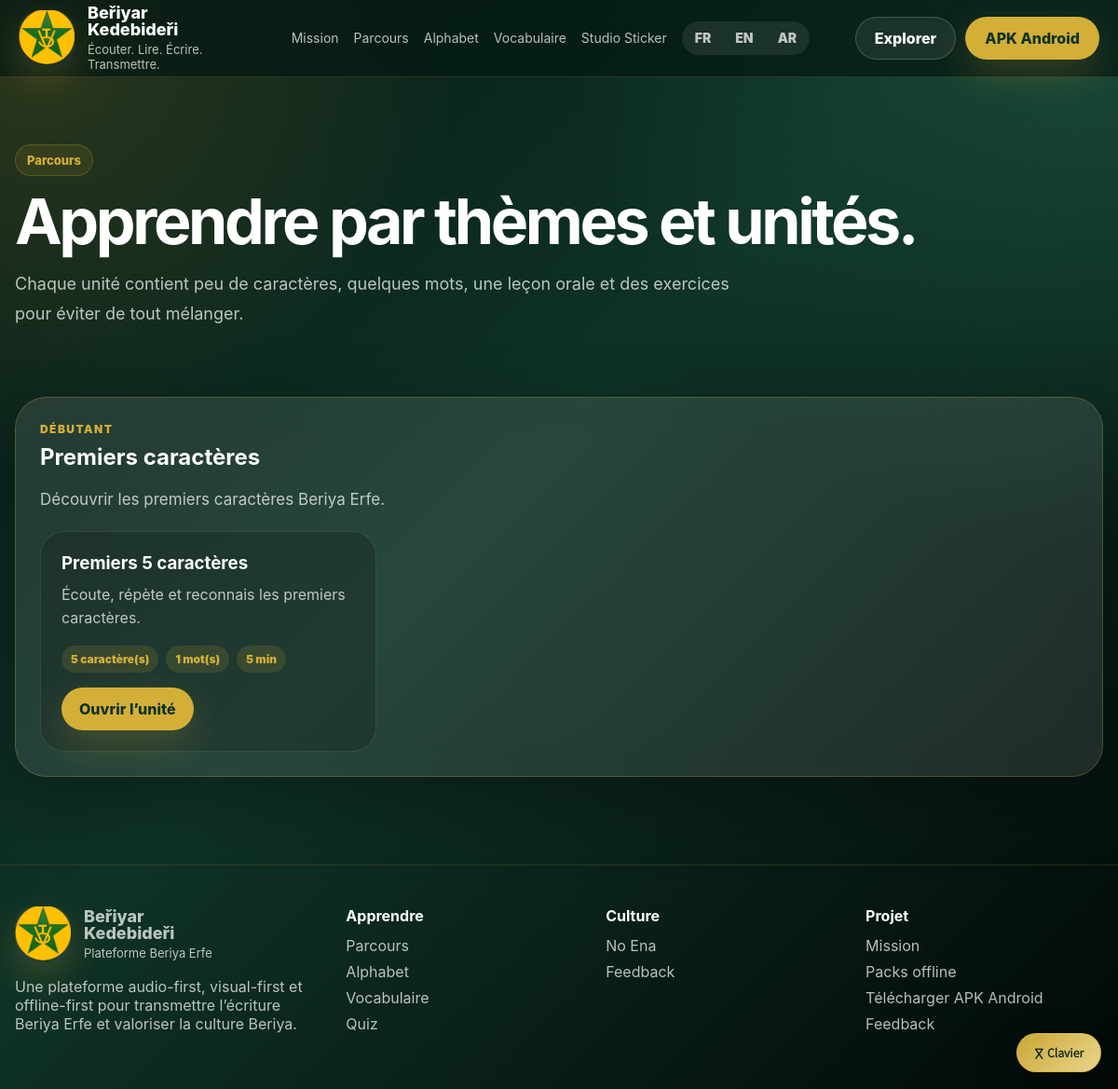
The page /parcours/ on the database its author committed.
### learning/models.py (models this page shows, shortened)
class LearningTheme(models.Model):
    BEGINNER = 'beginner'
    INTERMEDIATE = 'intermediate'
    ADVANCED = 'advanced'
    LEVEL_CHOICES = [
        (BEGINNER, 'Beginner'),
        (INTERMEDIATE, 'Intermediate'),
        (ADVANCED, 'Advanced'),
    ]
    DRAFT = 'draft'
    REVIEW = 'review'
    VALIDATED = 'validated'
    PUBLISHED = 'published'
    ARCHIVED = 'archived'
    STATUS_CHOICES = [
        (DRAFT, 'Draft'),
        (REVIEW, 'Review'),
        (VALIDATED, 'Validated'),
        (PUBLISHED, 'Published'),
        (ARCHIVED, 'Archived'),
    ]
    slug = models.SlugField(unique=True)
    title_fr = models.CharField(max_length=255)
    title_en = models.CharField(max_length=255, blank=True)
    title_ar = models.CharField(max_length=255, blank=True)
    description_fr = models.TextField(blank=True)
    description_en = models.TextField(blank=True)
    description_ar = models.TextField(blank=True)
    level = models.CharField(
        max_length=30,
        choices=LEVEL_CHOICES,
        default=BEGINNER,
    )
    cover_image = models.ImageField(
        upload_to='learning/themes/covers/',
        blank=True,
        null=True,
    )
    order_index = models.PositiveIntegerField(default=0)
    status = models.CharField(
        max_length=20,
        choices=STATUS_CHOICES,
        default=DRAFT,
    )
    is_active = models.BooleanField(default=True)
    available_offline = models.BooleanField(default=True)
    created_at = models.DateTimeField(auto_now_add=True)
    updated_at = models.DateTimeField(auto_now=True)
    class Meta:
        ordering = ['level', 'order_index', 'title_fr']
        verbose_name = 'Learning Theme'
        verbose_name_plural = 'Learning Themes'

class LearningUnit(models.Model):
    BEGINNER = 'beginner'
    INTERMEDIATE = 'intermediate'
    ADVANCED = 'advanced'
    LEVEL_CHOICES = [
        (BEGINNER, 'Beginner'),
        (INTERMEDIATE, 'Intermediate'),
        (ADVANCED, 'Advanced'),
    ]
    DRAFT = 'draft'
    REVIEW = 'review'
    VALIDATED = 'validated'
    PUBLISHED = 'published'
    ARCHIVED = 'archived'
    STATUS_CHOICES = [
        (DRAFT, 'Draft'),
        (REVIEW, 'Review'),
        (VALIDATED, 'Validated'),
        (PUBLISHED, 'Published'),
        (ARCHIVED, 'Archived'),
    ]
    theme = models.ForeignKey(
        LearningTheme,
        on_delete=models.CASCADE,
        related_name='units',
    )
    slug = models.SlugField(unique=True)
    title_fr = models.CharField(max_length=255)
    title_en = models.CharField(max_length=255, blank=True)
    title_ar = models.CharField(max_length=255, blank=True)
    description_fr = models.TextField(blank=True)
    description_en = models.TextField(blank=True)
    description_ar = models.TextField(blank=True)
    level = models.CharField(
        max_length=30,
        choices=LEVEL_CHOICES,
        default=BEGINNER,
    )
    characters = models.ManyToManyField(
        Character,
        blank=True,
        related_name='learning_units',
    )
    words = models.ManyToManyField(
        Word,
        blank=True,
        related_name='learning_units',
    )
    estimated_minutes = models.PositiveIntegerField(default=5)
    min_score_to_pass = models.PositiveIntegerField(
        default=70,
        help_text='Score minimum en pourcentage pour valider l’unité.',
    )
    order_index = models.PositiveIntegerField(default=0)
    status = models.CharField(
        max_length=20,
        choices=STATUS_CHOICES,
        default=DRAFT,
    )
    is_active = models.BooleanField(default=True)
    available_offline = models.BooleanField(default=True)
    created_at = models.DateTimeField(auto_now_add=True)
    updated_at = models.DateTimeField(auto_now=True)
    class Meta:
        ordering = ['theme', 'order_index', 'title_fr']
        verbose_name = 'Learning Unit'
        verbose_name_plural = 'Learning Units'

### webapp/views.py (the view)
# urls.py: path('parcours/', learning_path_page, name='web-learning-path'),
def learning_path_page(request):
    lang = get_web_lang(request)
    themes = LearningTheme.objects.filter(
        is_active=True,
    ).prefetch_related(
        'units',
        'units__characters',
        'units__words',
    ).order_by(
        'level',
        'order_index',
    )
    return render(
        request,
        'webapp/learning_path.html',
        {
            'themes': themes,
            "current_lang": lang,
            "is_rtl": lang == "ar",
        },
    )

### templates/webapp/learning_path.html (shortened to what this page needs)
{% extends "webapp/base.html" %}
{% load web_i18n %}
{% block content %}
<main>
    <section class="page-header">
        <div class="container">
            <div class="badge">
                {% if current_lang == "ar" %}
                    مسار التعلّم
                {% elif current_lang == "en" %}
                    Learning Path
                {% else %}
                    Parcours
                {% endif %}
            </div>
            <h1>
                {% if current_lang == "ar" %}
                    تعلّم من خلال المواضيع والوحدات.
                {% elif current_lang == "en" %}
                    Learn through themes and units.
                {% else %}
                    Apprendre par thèmes et unités.
                {% endif %}
            </h1>
            <p>
                {% if current_lang == "ar" %}
                    تحتوي كل وحدة على عدد محدود من الحروف، بعض الكلمات، درس شفهي وتمارين حتى لا يختلط كل شيء على المتعلّم.
                {% elif current_lang == "en" %}
                    Each unit contains a small set of characters, a few words, an oral lesson and exercises to avoid mixing everything at once.
                {% else %}
                    Chaque unité contient peu de caractères, quelques mots, une leçon orale et des exercices pour éviter de tout mélanger.
                {% endif %}
            </p>
        </div>
    </section>
    <section class="section" style="padding-top: 20px;">
        <div class="container">
            {% for theme in themes %}
                <section class="theme-block glass">
                    <div class="section-kicker">
                        {{ theme.level|i18n_level:current_lang }}
                    </div>
                    <h2 style="margin: 8px 0 8px;">
                        {{ theme|i18n_title:current_lang }}
                    </h2>
                    <p class="section-text">
                        {{ theme|i18n_description:current_lang }}
                    </p>
                    <div class="units-grid">
                        {% for unit in theme.units.all %}
                            {% if unit.is_active %}
                                <article class="unit-card">
                                    <h3>
                                        {% if current_lang == "ar" %}
                                            {{ unit.title_ar|default:unit.title_fr }}
                                        {% elif current_lang == "en" %}
                                            {{ unit.title_en|default:unit.title_fr }}
                                        {% else %}
                                            {{ unit.title_fr }}
                                        {% endif %}
                                    </h3>
                                    <p class="word-meta">
                                        {% if current_lang == "ar" %}
                                            {{ unit.description_ar|default:unit.description_fr|truncatewords:24 }}
                                        {% elif current_lang == "en" %}
                                            {{ unit.description_en|default:unit.description_fr|truncatewords:24 }}
                                        {% else %}
                                            {{ unit.description_fr|truncatewords:24 }}
                                        {% endif %}
                                    </p>
                                    <div class="unit-stats">
                                        <span class="pill">
                                            {{ unit.characters.count }} {% ui_text "characters" current_lang %}
                                        </span>
                                        <span class="pill">
                                            {{ unit.words.count }}
                                            {% if current_lang == "ar" %}
                                                كلمة
                                            {% elif current_lang == "en" %}
                                                word(s)
                                            {% else %}
                                                mot(s)
                                            {% endif %}
                                        </span>
                                        <span class="pill">
                                            {{ unit.estimated_minutes }}
                                            {% if current_lang == "ar" %}
                                                دقيقة
                                            {% elif current_lang == "en" %}
                                                min
                                            {% else %}
                                                min
                                            {% endif %}
                                        </span>
                                    </div>
                                    <a href="{% url 'web-unit-detail' unit.slug %}" class="btn btn-primary">
                                        {% if current_lang == "ar" %}
                                            فتح الوحدة
                                        {% elif current_lang == "en" %}
                                            Open unit
                                        {% else %}
                                            Ouvrir l’unité
                                        {% endif %}
                                    </a>
                                </article>
                            {% endif %}
                        {% endfor %}
                    </div>
                </section>
            {% endfor %}
        </div>
    </section>
</main>
{% endblock %}

### rows shown on the page
LearningTheme: level|i18n_level "DÉBUTANT", title_fr+title_en+title_ar "Premiers caractères", description_fr+description_en+description_ar "Découvrir les premiers caractères Beriya Erfe."
LearningUnit: title_fr "Premiers 5 caractères", description_fr "Écoute, répète et reconnais les premiers caractères.", characters.count "5", ui_text "caractère(s)", words.count "1", estimated_minutes "5"
